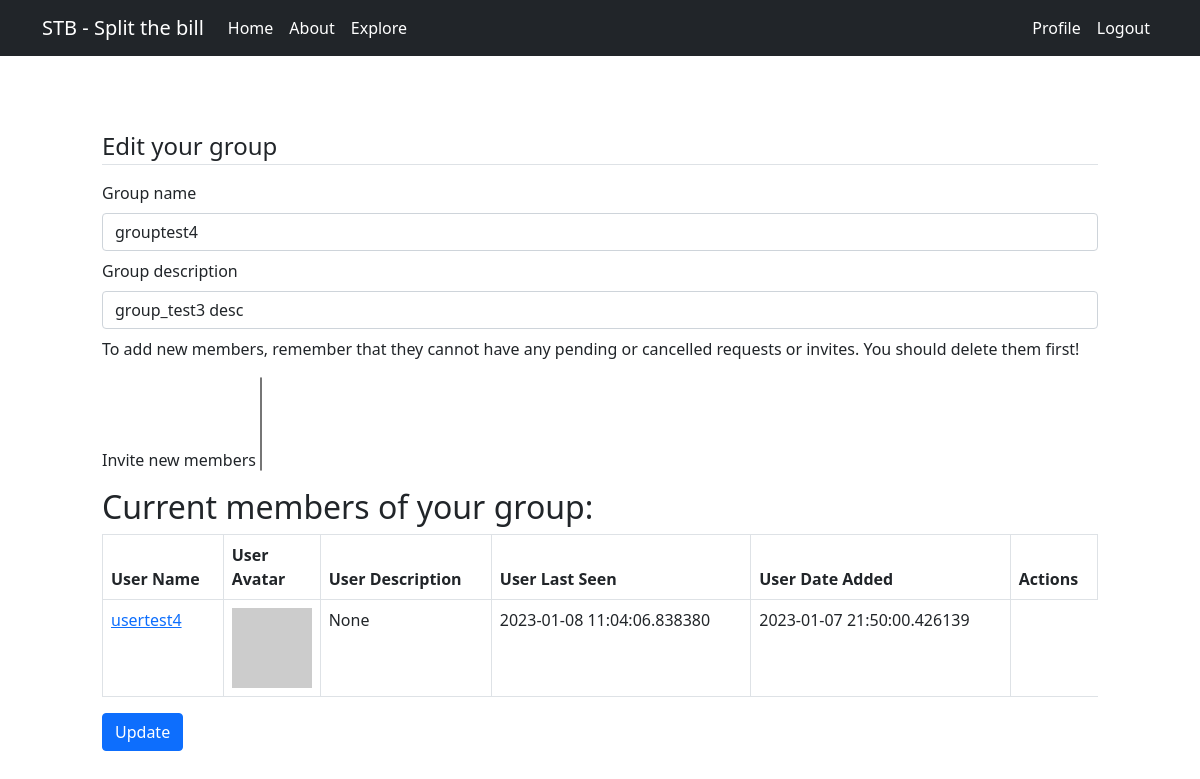
The page /edit_group/5 (signed in) on the database as committed earlier.
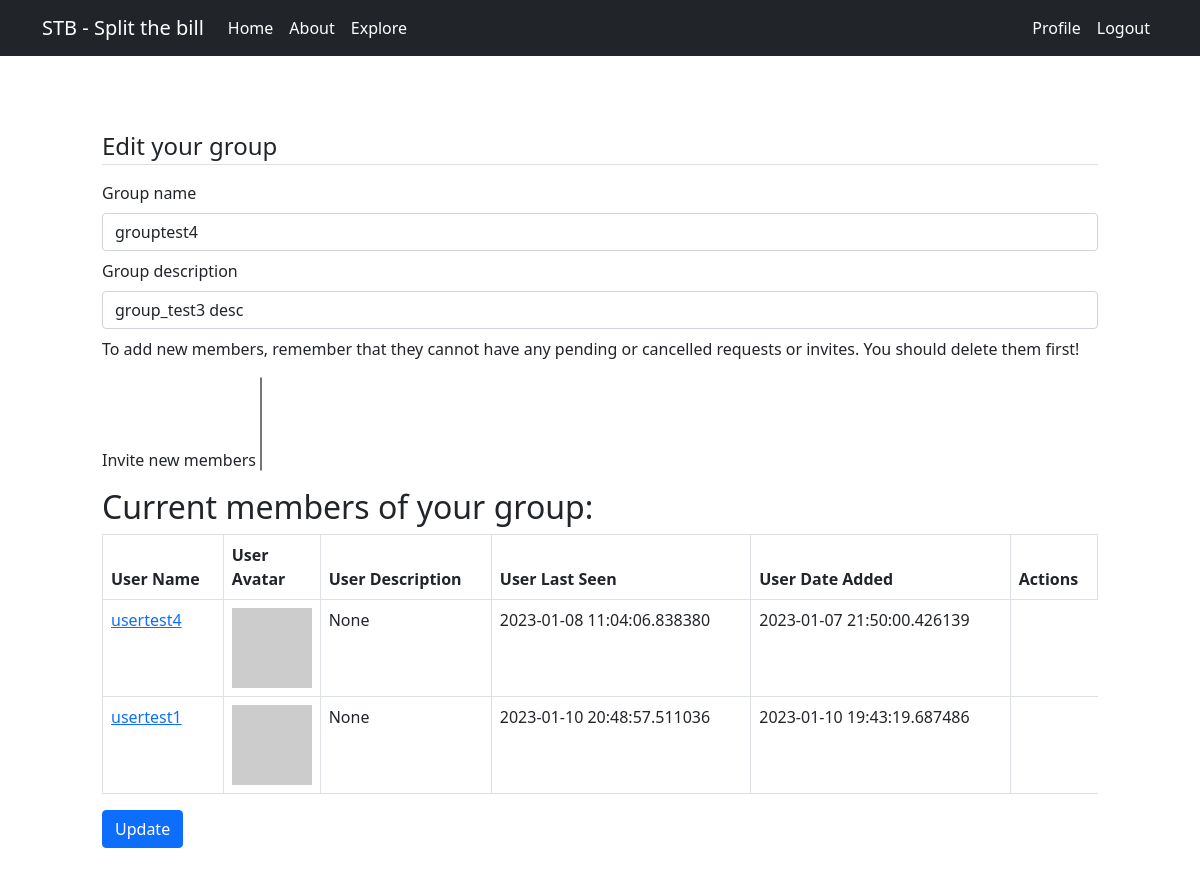
The same page on the database as committed later.
### app/models.py (models this page shows, shortened)
class User(UserMixin, db.Model):
    id = db.Column(db.Integer, primary_key=True)
    username = db.Column(db.String(64), index=True, unique=True)
    email = db.Column(db.String(120), index=True, unique=True)
    password_hash = db.Column(db.String(128))
    about_me = db.Column(db.String(140))
    last_seen = db.Column(db.DateTime, default=datetime.utcnow)
    groups = db.relationship("Group", secondary="group_member", backref=db.backref("users", lazy=True,cascade="all, delete, delete-orphan", passive_deletes=True, single_parent=True))
    membership_requests = db.relationship("MembershipRequest", cascade="all, delete, delete-orphan", passive_deletes=True, single_parent=True, backref=db.backref("user", lazy=True))
    invitations = db.relationship("Invitation",cascade="all, delete, delete-orphan", passive_deletes=True, single_parent=True, backref=db.backref("user", lazy=True))
    def avatar(self, size):
        digest = md5(self.email.lower().encode("utf-8")).hexdigest()
        return f"https://avatars.dicebear.com/api/personas/{digest}.svg?size={size}"
    def date_joined(self, group):
        Membership = GroupMember.query.filter_by(user_id=self.id, group_id=group.id).first_or_404()
        return Membership.date_added

class Group(db.Model):
    id = db.Column(db.Integer, primary_key=True)
    name = db.Column(db.String(64), index=True, unique=True)
    owner_id = db.Column(db.Integer, db.ForeignKey("user.id", ondelete='CASCADE'))
    date_created = db.Column(db.DateTime, default=datetime.utcnow)
    description = db.Column(db.String(255))
    owner = db.relationship("User", foreign_keys=[owner_id], backref=db.backref("owned_groups", lazy=True, cascade="all, delete, delete-orphan", passive_deletes=True, single_parent=True))
    membership_requests = db.relationship("MembershipRequest", cascade="all, delete, delete-orphan", passive_deletes=True, single_parent=True, backref=db.backref("group", lazy=True))
    invitations = db.relationship("Invitation", cascade="all, delete, delete-orphan", passive_deletes=True, single_parent=True,  backref=db.backref("group", lazy=True))

class GroupMember(db.Model):
    id = db.Column(db.Integer, primary_key=True)
    group_id = db.Column(db.Integer, db.ForeignKey("group.id", ondelete='CASCADE'))
    user_id = db.Column(db.Integer, db.ForeignKey("user.id", ondelete='CASCADE'))
    date_added = db.Column(db.DateTime, default=datetime.utcnow)
    membership_status = db.Column(db.String(255))

### app/main/routes.py (the view)
@bp.route('/edit_group/<group_id>', methods=['GET', 'POST'])
@login_required
def edit_group(group_id):
    group = Group.query.filter_by(id=group_id).first_or_404()
    form = EditGroup(group_id)
    if form.validate_on_submit():
        group.name = form.group_name.data
        group.description = form.description.data
        for form_user_id in form.members.data:
            invitation = Invitation(group_id=group.id, user_id=form_user_id, status='pending')
            db.session.add(invitation)
            db.session.commit()
        flash('Your changes in your group have been saved.', 'success')
        return redirect(url_for('main.group', groupname=group.name))
    elif request.method == 'GET':
        form.group_name.data = group.name
        form.description.data = group.description
    return render_template('edit_group.html', title='Edit Group', form=form, group=group)

### app/main/forms.py (shortened to what this page needs)
class EditGroup(FlaskForm):
    group_name = StringField('Group name', validators=[DataRequired()])
    description = StringField('Group description', validators=[DataRequired(), Length(min=0, max=140)])
    members = SelectMultipleField('Invite new members', coerce=int)
    submit = SubmitField('Update')
    def __init__(self, group_id, *args, **kwargs):
        super(EditGroup, self).__init__(*args, **kwargs)
        current_members = Group.query.filter_by(id=group_id).first().users
        invitations_to_group = Group.query.filter_by(id=group_id).first().invitations
        requests_to_group = Group.query.filter_by(id=group_id).first().membership_requests
        curr_member_ids = [member.id for member in current_members]
        invited_members_ids = [inv.user_id for inv in invitations_to_group]
        requested_members_ids = [inv.user_id for inv in requests_to_group]
        list_of_ids_to_filter_out = curr_member_ids + invited_members_ids + requested_members_ids
        self.members.choices = [(user.id, user.username) for user in User.query.filter(User.id.not_in(list_of_ids_to_filter_out))]
        self.original_name = Group.query.filter_by(id=group_id).first().name

### app/templates/edit_group.html (shortened to what this page needs)
{% extends 'base.html' %}
{% block app_content %}
<div class="container">
    <form action="" method="post" class="bg-white p-5">
        <legend class="border-bottom">Edit your group</legend>
        <br>
        <div class="form-group my-2">
            {{ form.group_name.label(class="form-label") }}
            {% if form.group_name.errors %}
            {{ form.group_name(class="form-control is-invalid") }}
            <div class="invalid-feedback">
                {% for error in form.group_name.errors %}
                <span style="color: red;">[{{ error }}]</span>
                {% endfor %}
            </div>
            {% else %}
            {{ form.group_name(class="form-control", size=32) }}
            {% endif %}
        </div>
        <div class="form-group my-2">
            {{ form.description.label(class="form-label") }}
            {% if form.description.errors %}
            {{ form.description(class="form-control is-invalid", cols=50, rows=4) }}
            <div class="invalid-feedback">
                {% for error in form.description.errors %}
                <span style="color: red;">[{{ error }}]</span>
                {% endfor %}
            </div>
            {% else %}
            {{ form.description(class="form-control", cols=50, rows=4) }}
            {% endif %}
        </div>
        <div class="form-group my-2">
            <p>To add new members, remember that they cannot have any pending or cancelled requests or invites. You
                should delete them first!</p>
            {{ form.members.label(class="form-label") }}
            {% if form.members.errors %}
            {{ form.members(class="form-control is-invalid") }}
            <div class="invalid-feedback">
                {% for error in form.members.errors %}
                <span style="color: red;">[{{ error }}]</span>
                {% endfor %}
            </div>
            {% else %}
            {{ form.members(class="selectpicker", multiple=True) }}
            {% endif %}
        </div>
        <h2>Current members of your group:</h2>
        <table class="table table-bordered">
            <thead>
                <tr>
                    <th scope="col">User Name</th>
                    <th scope="col">User Avatar</th>
                    <th scope="col">User Description</th>
                    <th scope="col">User Last Seen</th>
                    <th scope="col">User Date Added</th>
                    <th scope="col">Actions</th>
                </tr>
            </thead>
            {% for user in group.users %}
            {% include '_user.html' %}
            {% endfor %}
        </table>
        <div class="form-group my-2">
            {{ form.submit(class="btn btn-primary") }}
        </div>
    </form>
</div>
{% endblock %}

### app/templates/_user.html (shortened to what this page needs)
<tbody>
    <tr>
        <td><a href="{{ url_for('main.user', username=user.username) }}">{{ user.username }}</a>
        </td>
        <td width="32px"><img src="{{ user.avatar(32) }}"></td>
        <td>{{ user.about_me }}</td>
        <td>{{ user.last_seen }}</td>
        <td>{{ user.date_joined(group) }}</td>
    </tr>
</tbody>

Rows that differ between the two databases and show on the page:
now on this page (row edited): User: username "usertest1", about_me "None", last_seen "2023-01-10 20:48:57.511036", date_joined "2023-01-10 19:43:19.687486"
